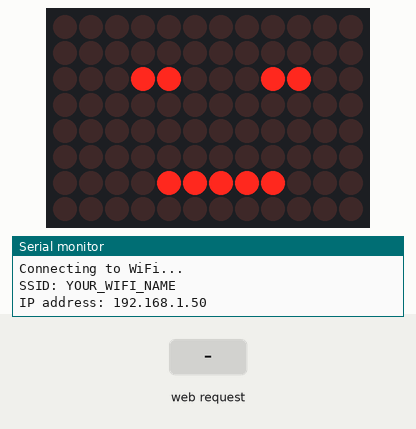
Bench run of a sketch on a simulated Arduino Uno R4 WiFi. Parts: 12×8 LED matrix, the last lines printed to the serial monitor. Inputs (shaded band) come from the test bench. WiFi joins after 1.5 s; servers stay silent unless stated.

Above: at 2.7 s.
2.8 s: HTTP request GET /run received
At 4.0 s:
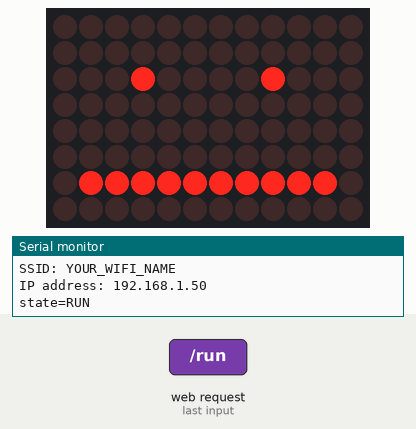
4.3 s: HTTP request GET /stop received
At 5.3 s:
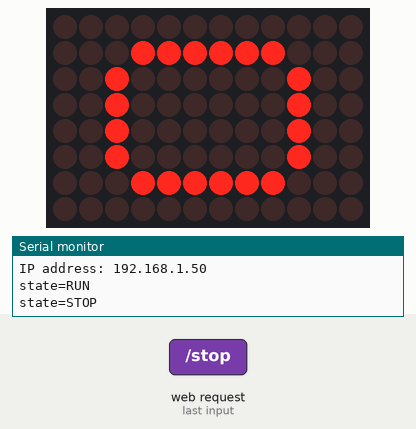
5.8 s: HTTP request GET /slow received
At 6.5 s:
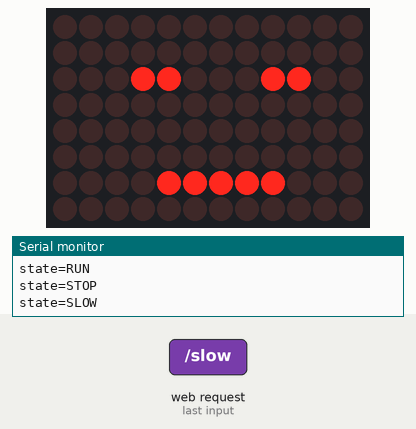
Timing chart, 0 to 8.8 s (numbered marks = the images above; inputs shaded):
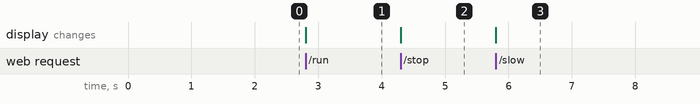

Measured:
- after the input at 2.8 s, the display: changes at once (image 1)
- after the input at 4.3 s, the display: changes at once (image 2)
- after the input at 5.8 s, the display: changes at once (image 3)

The sketch:

11_wifi_car.ino
```cpp
#include <Arduino_LED_Matrix.h>
#include <WiFiS3.h>

#if __has_include("arduino_secrets.h")
#include "arduino_secrets.h"
#else
#define SECRET_SSID "YOUR_WIFI_NAME"
#define SECRET_PASS "YOUR_WIFI_PASSWORD"
#endif

ArduinoLEDMatrix matrix;
WiFiServer server(80);

uint8_t frame[8][12];
char currentState[16] = "NEUTRAL";

void clearFrame() {
  for (int r = 0; r < 8; ++r) {
    for (int c = 0; c < 12; ++c) {
      frame[r][c] = 0;
    }
  }
}

void setPixel(int r, int c) {
  if (r >= 0 && r < 8 && c >= 0 && c < 12) {
    frame[r][c] = 1;
  }
}

void render() {
  matrix.renderBitmap(frame, 8, 12);
}

void drawRun() {
  clearFrame();
  for (int c = 1; c <= 10; ++c) {
    setPixel(6, c);
  }
  setPixel(2, 3);
  setPixel(2, 8);
  render();
}

void drawStop() {
  clearFrame();
  for (int c = 3; c <= 8; ++c) {
    setPixel(1, c);
    setPixel(6, c);
  }
  for (int r = 2; r <= 5; ++r) {
    setPixel(r, 2);
    setPixel(r, 9);
  }
  render();
}

void drawSlow() {
  clearFrame();
  for (int c = 4; c <= 8; ++c) {
    setPixel(6, c);
  }
  setPixel(2, 3);
  setPixel(2, 4);
  setPixel(2, 8);
  setPixel(2, 9);
  render();
}

void setState(const char *state) {
  strncpy(currentState, state, sizeof(currentState) - 1);
  currentState[sizeof(currentState) - 1] = '\0';

  if (strcmp(currentState, "RUN") == 0) {
    drawRun();
  } else if (strcmp(currentState, "STOP") == 0) {
    drawStop();
  } else {
    drawSlow();
  }

  Serial.print("state=");
  Serial.println(currentState);
}

void printWifiStatus() {
  Serial.print("SSID: ");
  Serial.println(WiFi.SSID());
  Serial.print("IP address: ");
  Serial.println(WiFi.localIP());
}

void sendPage(WiFiClient &client) {
  client.println("HTTP/1.1 200 OK");
  client.println("Content-Type: text/html; charset=utf-8");
  client.println("Connection: close");
  client.println();
  client.println("<!doctype html><html><head><meta name='viewport' content='width=device-width,initial-scale=1'>");
  client.println("<title>UNO R4 WiFi Controller</title></head><body>");
  client.println("<h1>UNO R4 WiFi Controller</h1>");
  client.print("<p>Current state: ");
  client.print(currentState);
  client.println("</p>");
  client.println("<p><a href='/run'><button>RUN</button></a> <a href='/slow'><button>SLOW</button></a> <a href='/stop'><button>STOP</button></a></p>");
  client.println("<p><a href='/packet'>Open packet text</a></p>");
  client.println("<p>Packet format: S,distance_cm,speed_cmps,state</p>");
  client.println("</body></html>");
}

void sendPacket(WiFiClient &client) {
  client.println("HTTP/1.1 200 OK");
  client.println("Content-Type: text/plain; charset=utf-8");
  client.println("Connection: close");
  client.println();
  client.print("S,42.0,25.0,");
  client.println(currentState);
}

bool handleRequest(const String &request, WiFiClient &client) {
  if (request.indexOf("GET /packet") >= 0) {
    sendPacket(client);
    return true;
  }

  if (request.indexOf("GET /run") >= 0) {
    setState("RUN");
  } else if (request.indexOf("GET /slow") >= 0) {
    setState("SLOW");
  } else if (request.indexOf("GET /stop") >= 0) {
    setState("STOP");
  }

  return false;
}

void setup() {
  Serial.begin(115200);
  matrix.begin();
  setState("SLOW");

  Serial.println("Connecting to WiFi...");
  int status = WiFi.begin(SECRET_SSID, SECRET_PASS);
  while (status != WL_CONNECTED) {
    delay(1000);
    Serial.print(".");
    status = WiFi.status();
  }

  Serial.println();
  printWifiStatus();
  server.begin();
}

void loop() {
  WiFiClient client = server.available();
  if (!client) {
    return;
  }

  String request = client.readStringUntil('\r');
  bool responseSent = handleRequest(request, client);

  while (client.available()) {
    client.read();
  }

  if (!responseSent) {
    sendPage(client);
  }
  delay(1);
  client.stop();
}
```
